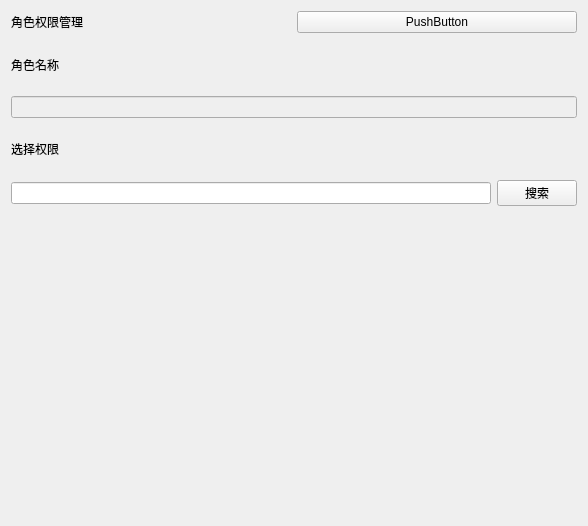
<?xml version="1.0" encoding="UTF-8"?>
<ui version="4.0">
 <class>RolePremissionWidget</class>
 <widget class="QWidget" name="RolePremissionWidget">
  <property name="geometry">
   <rect>
    <x>0</x>
    <y>0</y>
    <width>588</width>
    <height>526</height>
   </rect>
  </property>
  <property name="windowTitle">
   <string>Form</string>
  </property>
  <layout class="QVBoxLayout" name="verticalLayout" stretch="1,1,1,1,1,6">
   <item>
    <layout class="QHBoxLayout" name="horizontalLayout_3">
     <item>
      <widget class="QLabel" name="label">
       <property name="text">
        <string>角色权限管理</string>
       </property>
      </widget>
     </item>
     <item>
      <widget class="QPushButton" name="pushButton">
       <property name="text">
        <string>PushButton</string>
       </property>
      </widget>
     </item>
    </layout>
   </item>
   <item>
    <widget class="QLabel" name="label_2">
     <property name="text">
      <string>角色名称</string>
     </property>
    </widget>
   </item>
   <item>
    <widget class="QLineEdit" name="name">
     <property name="enabled">
      <bool>false</bool>
     </property>
     <property name="dragEnabled">
      <bool>false</bool>
     </property>
     <property name="readOnly">
      <bool>false</bool>
     </property>
    </widget>
   </item>
   <item>
    <widget class="QLabel" name="label_3">
     <property name="text">
      <string>选择权限</string>
     </property>
    </widget>
   </item>
   <item>
    <layout class="QHBoxLayout" name="horizontalLayout_2">
     <item>
      <widget class="QLineEdit" name="search_p"/>
     </item>
     <item>
      <widget class="QPushButton" name="search">
       <property name="text">
        <string>搜索</string>
       </property>
      </widget>
     </item>
    </layout>
   </item>
   <item>
    <widget class="RPTableWidget" name="p_list" native="true"/>
   </item>
  </layout>
 </widget>
 <customwidgets>
  <customwidget>
   <class>RPTableWidget</class>
   <extends>QWidget</extends>
   <header>rptablewidget.h</header>
   <container>1</container>
  </customwidget>
 </customwidgets>
 <resources/>
 <connections/>
</ui>
